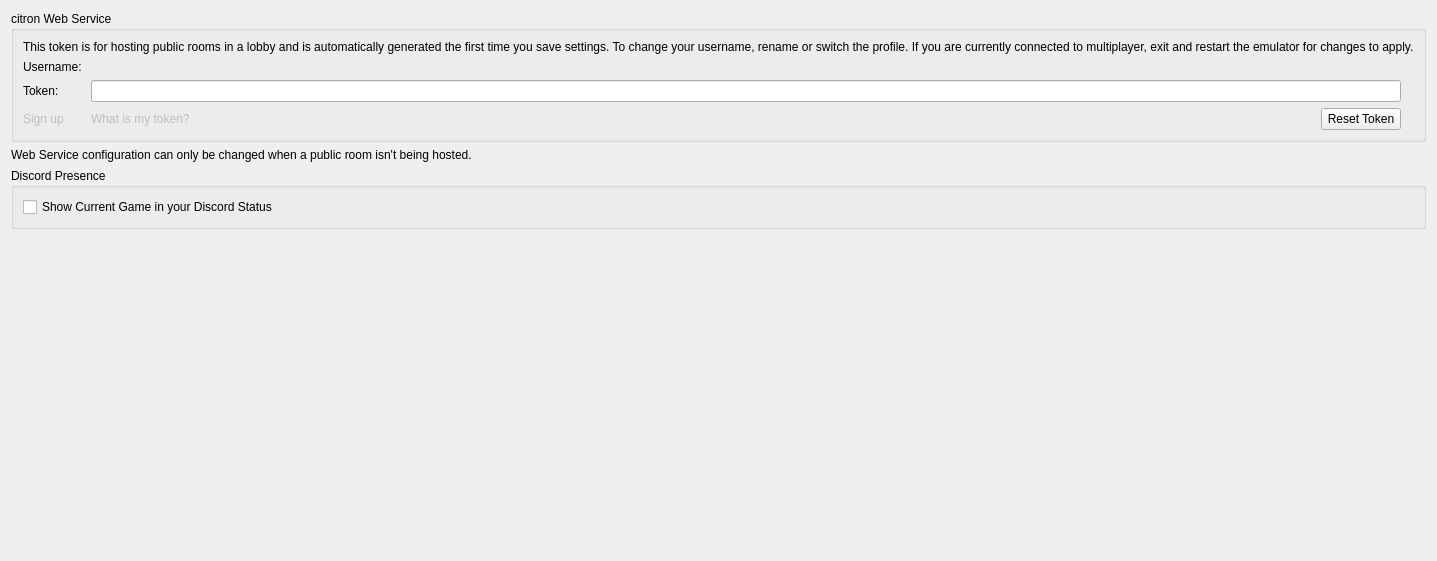
<?xml version="1.0" encoding="UTF-8"?>
<ui version="4.0">
 <class>ConfigureWeb</class>
 <widget class="QWidget" name="ConfigureWeb">
  <property name="geometry">
   <rect>
    <x>0</x>
    <y>0</y>
    <width>926</width>
    <height>561</height>
   </rect>
  </property>
  <property name="windowTitle">
   <string>Form</string>
  </property>
  <property name="accessibleName">
   <string>Web</string>
  </property>
  <layout class="QVBoxLayout" name="verticalLayout">
   <item>
    <layout class="QVBoxLayout" name="verticalLayout_3">
     <item>
      <widget class="QGroupBox" name="groupBoxWebConfig">
       <property name="title">
        <string>citron Web Service</string>
       </property>
       <layout class="QVBoxLayout" name="verticalLayoutCitronWebService">
        <item>
         <widget class="QLabel" name="web_credentials_disclaimer">
          <property name="text">
           <string>This token is for hosting public rooms in a lobby and is automatically generated the first time you save settings. To change your username, rename or switch the profile. If you are currently connected to multiplayer, exit and restart the emulator for changes to apply.</string>
          </property>
         </widget>
        </item>
        <item>
         <layout class="QGridLayout" name="gridLayoutCitronUsername">
          <item row="2" column="3">
           <widget class="QPushButton" name="button_reset_token">
            <property name="sizePolicy">
             <sizepolicy hsizetype="Fixed" vsizetype="Fixed">
              <horstretch>0</horstretch>
              <verstretch>0</verstretch>
             </sizepolicy>
            </property>
            <property name="layoutDirection">
             <enum>Qt::RightToLeft</enum>
            </property>
            <property name="text">
             <string>Reset Token</string>
            </property>
           </widget>
          </item>
          <item row="2" column="0">
           <widget class="QLabel" name="web_signup_link">
            <property name="enabled">
             <bool>false</bool>
            </property>
            <property name="text">
             <string>Sign up</string>
            </property>
           </widget>
          </item>
          <item row="0" column="1" colspan="3">
           <widget class="QLabel" name="username"/>
          </item>
          <item row="1" column="0">
           <widget class="QLabel" name="label_token">
            <property name="text">
             <string>Token: </string>
            </property>
           </widget>
          </item>
          <item row="1" column="4">
           <widget class="QLabel" name="label_token_icon"/>
          </item>
          <item row="0" column="0">
           <widget class="QLabel" name="label_username">
            <property name="text">
             <string>Username: </string>
            </property>
           </widget>
          </item>
          <item row="1" column="1" colspan="3">
           <widget class="QLineEdit" name="edit_token">
            <property name="maxLength">
             <number>80</number>
            </property>
           </widget>
          </item>
          <item row="2" column="1">
           <widget class="QLabel" name="web_token_info_link">
            <property name="enabled">
             <bool>false</bool>
            </property>
            <property name="text">
             <string>What is my token?</string>
            </property>
           </widget>
          </item>
          <item row="2" column="2">
           <spacer name="horizontalSpacer">
            <property name="orientation">
             <enum>Qt::Horizontal</enum>
            </property>
            <property name="sizeHint" stdset="0">
             <size>
              <width>40</width>
              <height>20</height>
             </size>
            </property>
           </spacer>
          </item>
         </layout>
        </item>
       </layout>
      </widget>
     </item>
     <item>
      <widget class="QLabel" name="label_disable_info">
       <property name="text">
        <string>Web Service configuration can only be changed when a public room isn't being hosted.</string>
       </property>
       <property name="wordWrap">
        <bool>true</bool>
       </property>
      </widget>
     </item>
    </layout>
   </item>
   <item>
    <widget class="QGroupBox" name="discord_group">
     <property name="title">
      <string>Discord Presence</string>
     </property>
     <layout class="QVBoxLayout" name="verticalLayout_21">
      <item>
       <widget class="QCheckBox" name="toggle_discordrpc">
        <property name="text">
         <string>Show Current Game in your Discord Status</string>
        </property>
       </widget>
      </item>
     </layout>
    </widget>
   </item>
   <item>
    <spacer name="verticalSpacer">
     <property name="orientation">
      <enum>Qt::Vertical</enum>
     </property>
     <property name="sizeHint" stdset="0">
      <size>
       <width>20</width>
       <height>40</height>
      </size>
     </property>
    </spacer>
   </item>
  </layout>
 </widget>
 <resources/>
 <connections/>
</ui>
